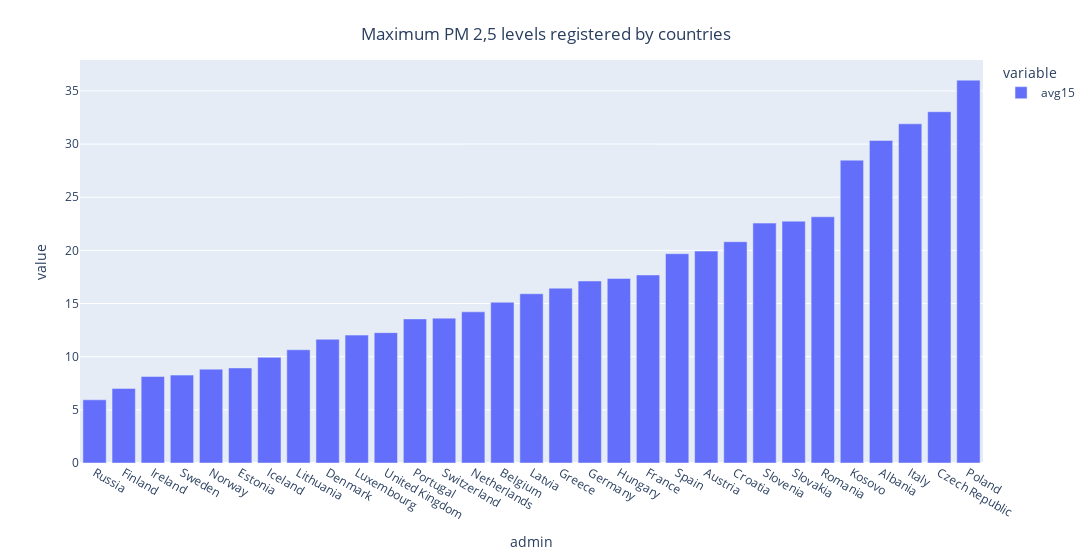

The cell this chart's notebook holds for it:
### Markdown cell above
Here I have included all countries

### Code cell
fig2 = px.bar(data_frame = df_merged.groupby("admin")["avg15"].max().sort_values(),width = 1300)
fig2.update_layout(
    title={
        'text': "Maximum PM 2,5 levels registered by countries",
        'y':0.95,
        'x':0.5,
        'xanchor': 'center',
        'yanchor': 'top'})
fig2.show()

### Figure 1 — Plotly figure (JSON) as saved in the notebook; plotly's stock layout.template omitted (floating-point values rounded to 4 significant figures)
{"data": [{"alignmentgroup": "True", "hovertemplate": "variable=avg15<br>admin=%{x}<br>value=%{y}<extra></extra>", "legendgroup": "avg15", "marker": {"color": "#636efa"}, "name": "avg15", "offsetgroup": "avg15", "orientation": "v", "showlegend": true, "textposition": "auto", "type": "bar", "x": ["Russia", "Finland", "Ireland", "Sweden", "Norway", "Estonia", "Iceland", "Lithuania", "Denmark", "Luxembourg", "United Kingdom", "Portugal", "Switzerland", "Netherlands", "Belgium", "Latvia", "Greece", "Germany", "Hungary", "France", "Spain", "Austria", "Croatia", "Slovenia", "Slovakia", "Romania", "Kosovo", "Albania", "Italy", "Czech Republic", "Poland"], "xaxis": "x", "y": [5.943, 7.017, 8.138, 8.267, 8.825, 8.942, 9.943, 10.65, 11.64, 12.03, 12.26, 13.55, 13.62, 14.22, 15.12, 15.92, 16.45, 17.12, 17.36, 17.69, 19.69, 19.93, 20.82, 22.57, 22.75, 23.16, 28.49, 30.34, 31.9, 33.04, 36.01], "yaxis": "y"}], "layout": {"barmode": "relative", "legend": {"title": {"text": "variable"}, "tracegroupgap": 0}, "margin": {"t": 60}, "title": {"text": "Maximum PM 2,5 levels registered by countries", "x": 0.5, "xanchor": "center", "y": 0.95, "yanchor": "top"}, "width": 1300, "xaxis": {"anchor": "y", "domain": [0, 1], "title": {"text": "admin"}}, "yaxis": {"anchor": "x", "domain": [0, 1], "title": {"text": "value"}}}}
